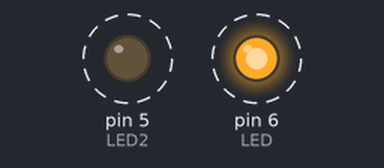
A sketch run on a simulated Arduino Uno, built with avr-gcc and run on an emulated ATmega328P. Parts: output pins drawn as LEDs (lit = HIGH). Dashed ring = blinking.

Above: at 0.2 s.
Timing chart, 0 to 4.6 s (numbered marks = the images above):
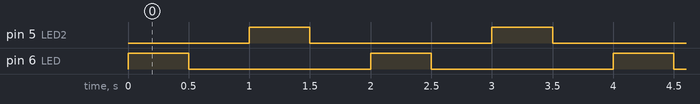

The sketch:

sketch_jan21a.ino
```cpp
const int LED = 6;
const int LED2 = 5;

void setup() {
  // put your setup code here, to run once:
pinMode(LED,OUTPUT);
pinMode(LED2,OUTPUT);
}

void loop() {
  // put your main code here, to run repeatedly:
digitalWrite(LED,HIGH);
delay(500);
digitalWrite(LED,LOW);
delay(500);


digitalWrite(LED2,HIGH);
delay(500);
digitalWrite(LED2,LOW);
delay(500);
}
```

Measured:
- by itself, pin 5 (LED2), pin 6 (LED): alternates HIGH for 0.50 s and LOW for 1.5 s
- by itself, everything shown: repeats every 2.0 s, in 4 steps
